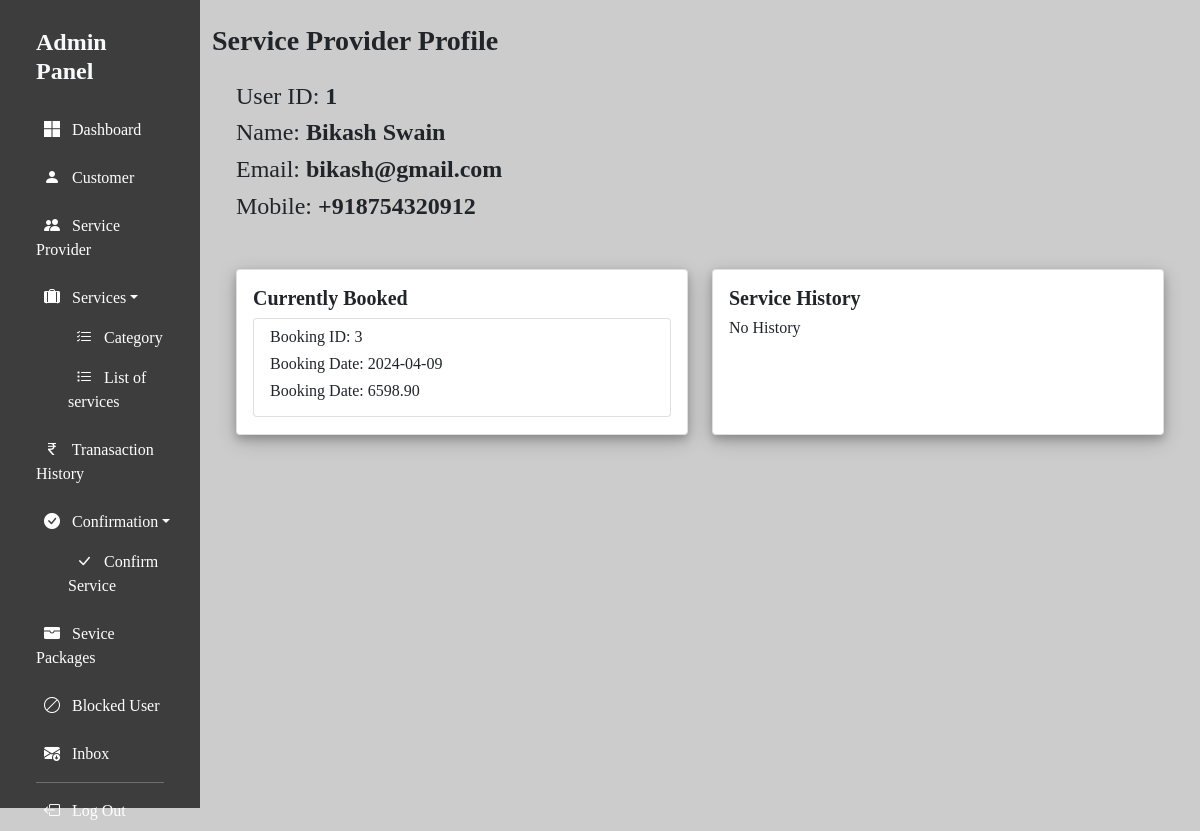
The page /SuperAdmin/Admin/view_service_provider.php?id=1 (signed in) on the database its author committed.
### tables this page shows
CREATE TABLE `service_provider` (
  `sp_id` int(11) NOT NULL,
  `sp_name` varchar(255) NOT NULL,
  `sp_email` varchar(255) NOT NULL,
  `sp_phone` bigint(11) NOT NULL,
  `sp_password` varchar(255) NOT NULL,
  `user_type` varchar(255) NOT NULL,
  `accesslevel` int(11) NOT NULL
);

CREATE TABLE `booking` (
  `book_id` int(11) NOT NULL,
  `user_id` int(11) NOT NULL,
  `service_id` int(11) NOT NULL,
  `book_date` date NOT NULL,
  `start_time` time NOT NULL,
  `end_time` time NOT NULL,
  `start_otp` bigint(6) NOT NULL,
  `end_otp` bigint(6) DEFAULT NULL,
  `address_id` int(11) NOT NULL,
  `total_price` float(7,2) NOT NULL,
  `slot` varchar(20) NOT NULL,
  `sp_id` int(11) NOT NULL
);

### SuperAdmin/Admin/view_service_provider.php (the view, shortened to what this page needs)
<!DOCTYPE html>
<html lang="en">
   <head>
      <?php include_once "../includes/header.php"; ?>
   </head>
   <body style="background-color:rgba(128, 128, 128, 0.4)" class="container-fluid">
   <div class="row">
      <?php include_once "../includes/sidenav.php"; ?>
      <div class="col-md-10">
      <h3 class="fw-bold mt-4 mb-3">Service Provider Profile</h3>
      <div>
         <?php
            if(isset($_GET['id'])){
            $id = $_GET['id'];
            require_once "..\Database\db_connection.php";
            $qry = "SELECT * FROM service_provider WHERE sp_id = $id ";
            $res = $conn->query($qry);
            if($res->num_rows > 0){
                $row = $res->fetch_assoc();
                ?>
         <div class="container-fluid mt-2 mt-md-4">
               <div class="mb-2 mb-md-5">
                  <h4>User ID: <b><?php echo $row['sp_id'];  ?></b></h4>
                  <h4>Name: <b><?php echo $row['sp_name'];  ?></b></h4>
                  <h4>Email: <b><?php echo $row['sp_email'];  ?></b></h4>
                  <h4>Mobile: <b>+91<?php echo $row['sp_phone'];  ?></b></h4>
               </div>
         </div>
      <div class="container-fluid">
         <div class="row">
            <div class="col-md-6">
               <div class="card nav-bar-2 dash">
                  <div class="card-body">
                     <h5 class="fw-bold">Currently Booked</h5>
                     <div class="overflow-auto" style="max-height:100px">
                     <?php
                     $sql = "SELECT * FROM booking where end_otp = 0 AND sp_id = $id";
                     $res = $conn->query($sql);
                     if($res->num_rows>0){
                        while($row=$res->fetch_assoc()){
                           ?>
                              <ul class="list-group mb-2">
                                 <li class="list-group-item">
                                    <h6>Booking ID: <?php echo $row['book_id']; ?></h6>
                                    <h6>Booking Date: <?php echo $row['book_date']; ?></h6>
                                    <h6>Booking Date: <?php echo $row['total_price']; ?></h6>
                                 </li>
                              </ul>
                           <?php
                        }
                     }else{
                        echo "<h6>No History</h6>";
                     }
                     ?>
                     </div>
                  </div>
               </div>
            </div>
            <div class="col-md-6">
               <div class="card nav-bar-2 dash">
                  <div class="card-body">
                     <h5 class="fw-bold">Service History</h5>
                     <div class="overflow-auto" style="height:100px">
                  <?php
                  $sql = "SELECT * FROM booking WHERE end_otp != 0";
                  $res = $conn->query($sql);
                  if($res!==false && $res->num_rows>0){
                     while($row=$res->fetch_assoc()){
                        ?>
                           <ul class="list-group">
                              <li class="list-group-item">
                                 <h6>Booking ID<?php echo $row['book_id']; ?></h6>
                              </li>
                           </ul>
                        <?php
                     }
                  }else{
                     echo "<h6>No History</h6>";
                  }
                  ?>
                  </div>
                  </div>
               </div>
            </div>
         </div>
      </div>
   </div>
</div>
</div>
      <?php
         }else{
             echo "<h1 class='text-center my-5'>No Record Found</h1>";
         }
         }else{
         echo "<h1 class='text-center my-5'>No Record Found</h1>";
         }
         ?>
   </body>
</html>

### SuperAdmin/assets/css/nav.css (style rules this page uses)
* { font-family: Cambria, Cochin, Georgia, Times, 'Times New Roman', serif; }

### SuperAdmin/includes/header.php (style rules this page uses)
.dash { box-shadow: 0 4px 8px 0 rgba(0,0,0,0.2), 0 6px 20px 0 rgba(0,0,0,0.2); }
body { overflow-y: hidden; }

### rows shown on the page
service_provider: sp_id "1", sp_name "Bikash Swain", sp_email "bikash@gmail.com", sp_phone "8754320912"
booking: book_id "3", book_date "2024-04-09", total_price "6598.90"
